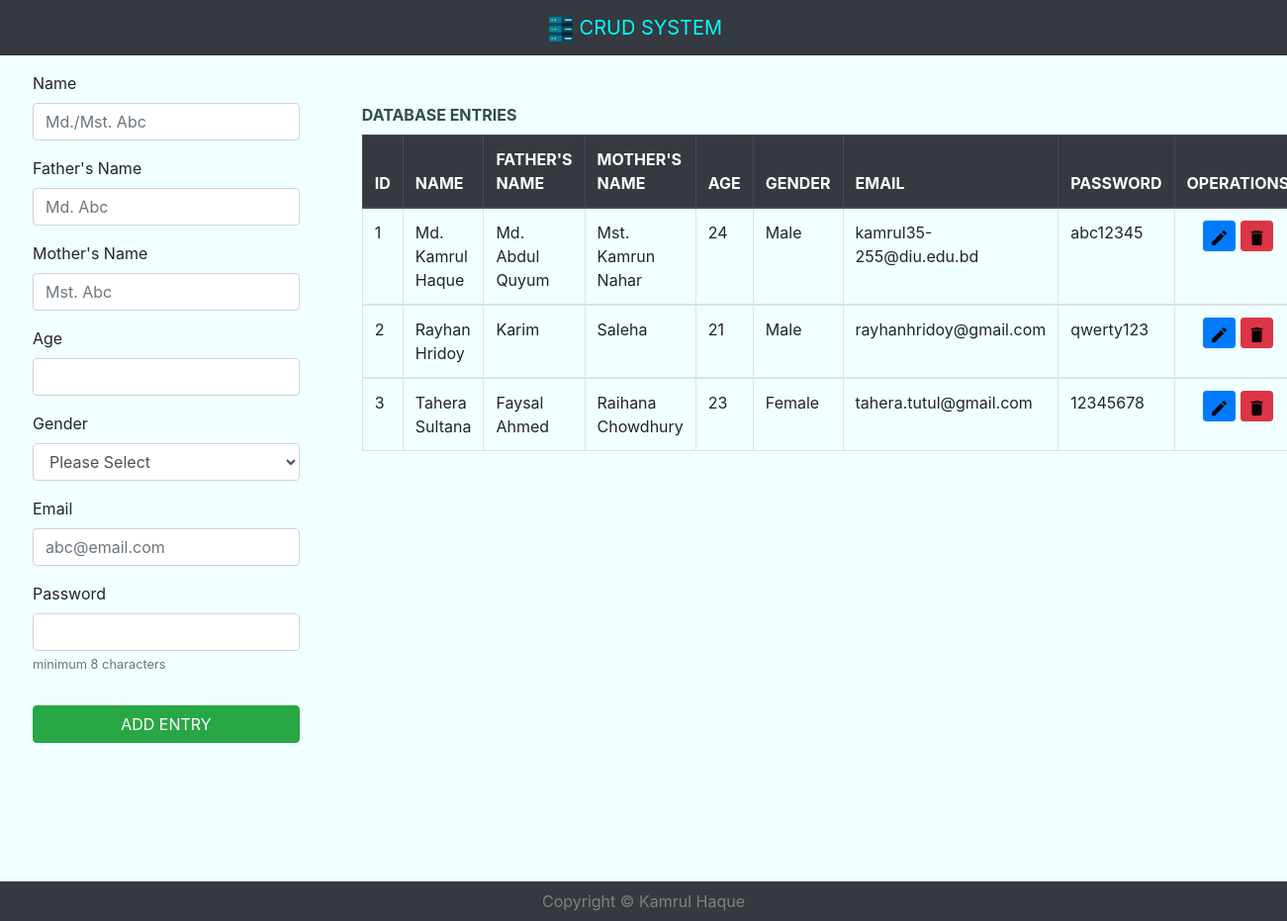
The page / on the database its author committed.
### tables this page shows
CREATE TABLE `information` (
  `id` int(11) NOT NULL,
  `name` varchar(30) DEFAULT NULL,
  `fatherName` varchar(30) DEFAULT NULL,
  `motherName` varchar(30) DEFAULT NULL,
  `age` int(3) DEFAULT NULL,
  `gender` varchar(6) DEFAULT NULL,
  `email` varchar(30) DEFAULT NULL,
  `password` varchar(20) DEFAULT NULL
);

### process.php (called while the page is built, shortened)
<?php
    $update = false;
    $name = '';
    $fName = '';
    $mName = '';
    $age = '';
    $email = '';
?>

### index.php (the view, shortened to what this page needs)
<!DOCTYPE html>
   <html>
       <head>
           <link rel="stylesheet" href="css/bootstrap.min.css">
           <?php require_once 'process.php';?>
       </head>
       <body>
           <nav class="navbar navbar-dark navbar-top bg-dark justify-content-center sticky-top">
               <a class="navbar-brand" href="#" style="color: aqua;"><img src="images/server.png" width="25px"></img> CRUD SYSTEM</a>
           </nav>
           <div class="fluid-container">
               <div class="row">
                   <div class="col-md-3 pt-3 pl-5">
                       <form action="process.php" method="POST" id="regform" novalidate>
                           <div class="form-group">
                               <label for="name">Name</label>
                               <input type="text" class="form-control" id="name" name="name" placeholder="Md./Mst. Abc" value="<?php echo $name ?>" maxlength="30" required>
                           </div>
                           <div class="form-group">
                               <label for="fName">Father's Name</label>
                               <input type="text" class="form-control" id="fName" name="fName" placeholder="Md. Abc" value="<?php echo $fName ?>" maxlength="30" required>
                           </div>
                           <div class="form-group">
                               <label for="mName">Mother's Name</label>
                               <input type="text" class="form-control" id="mName" name="mName" placeholder="Mst. Abc" value="<?php echo $mName ?>" maxlength="30" required>
                           </div>
                           <div class="form-group">
                               <label for="age">Age</label>
                               <input type="text" class="form-control" id="age" name="age" value="<?php echo $age ?>" pattern="[0-9$,.]*" maxlength="3" required>
                           </div>
                           <div class="form-group">
                               <label for="gender">Gender</label>
                               <select class="form-control" name="gender" id="gender" required>
                                   <option value="" disabled selected>Please Select</option>
                               </select>
                           </div>
                           <div class="form-group">
                               <label for="email">Email</label>
                               <input type="email" class="form-control" id="email" name="email" placeholder="abc@email.com" value="<?php echo $email ?>" maxlength="30" required>
                           </div>
                           <div class="form-group">
                               <label for="pass">Password</label>
                               <input type="password" class="form-control" id="pass" name="pass" aria-describedby="hint" minlength="8" maxlength="20" required>
                               <small id="hint" class="form-text text-muted">minimum 8 characters</small>
                           </div>
                           <?php if($update): ?>
                               <div class="form-group pt-3">
                                   <button type="submit" class="btn btn-primary btn-block" name="update" id="update">UPDATE</button>
                               </div>
                               <div class="form-group">
                                   <a class="btn btn-warning btn-block" href="index.php" name="cancel" id="cancel">CANCEL</a>
                               </div>
                           <?php else: ?>
                               <div class="form-group pt-3">
                                   <button type="submit" class="btn btn-success btn-block" name="save" id="save">ADD ENTRY</button>
                               </div>
                           <?php endif; ?>
                       </form>
                   </div>
                   <div class="col-md-9 pt-5 px-5">
                       <label for="table" style="color: darkslategrey;"><strong>DATABASE ENTRIES</strong></label>
                       <table class="table table-bordered table-hover" id="table" name="table">
                           <thead class="thead-dark">
                               <th>ID</th>
                               <th>NAME</th>
                               <th>FATHER'S NAME</th>
                               <th>MOTHER'S NAME</th>
                               <th>AGE</th>
                               <th>GENDER</th>
                               <th>EMAIL</th>
                               <th>PASSWORD</th>
                               <th><center>OPERATIONS</center></th>
                           </thead>
                           <?php
                               $con = mysqli_connect('localhost','root','','phone') or die(mysqli_connect_error($con));
                               $result = mysqli_query($con,"SELECT * FROM information") or die(mysqli_error());
                           ?>
                           <?php while ($row = mysqli_fetch_assoc($result)): ?>
                           <tbody>
                               <tr>
                                   <td><?php echo $row["id"] ?></td>
                                   <td><?php echo $row["name"] ?></td>
                                   <td><?php echo $row["fatherName"] ?></td>
                                   <td><?php echo $row["motherName"] ?></td>
                                   <td><?php echo $row["age"] ?></td>
                                   <td><?php echo $row["gender"] ?></td>
                                   <td><?php echo $row["email"] ?></td>
                                   <td><?php echo $row["password"] ?></td>
                                   <td>
                                       <center>
                                           <a type="button" class="btn btn-primary btn-sm" name="edit" href="index.php?edit=<?php echo $row['id']; ?>"><img src="images/edit.png" width="15px" height="15px"></img></a>
                                           <a type="button" class="btn btn-danger btn-sm" name="delete" href="index.php?delete=<?php echo $row['id']; ?>"><img src="images/bin.png" width="15px" height="15px"></img></a>
                                       </center>
                                   </td>
                               </tr>
                           <?php endwhile; ?>
                           </tbody>
                       </table>
                   </div>
               </div>
           </div>
       </body>
       <footer>
           <div class="navbar navbar-dark navbar-bottom bg-dark justify-content-center sticky" style="color: grey;">Copyright &copy; Kamrul Haque</div>
       </footer>
</html>

### index.php (style rules this page uses)
.fluid-container { background-color: azure; height: 875px; }
.sticky { position: fixed; width: 100%; bottom: 0; }

### rows shown on the page
information: id "1", name "Md. Kamrul Haque", fatherName "Md. Abdul Quyum", motherName "Mst. Kamrun Nahar", age "24", gender "Male", email "kamrul35-255@diu.edu.bd", password "abc12345"
information: id "2", name "Rayhan Hridoy", fatherName "Karim", motherName "Saleha", age "21", gender "Male", email "rayhanhridoy@gmail.com", password "qwerty123"
information: id "3", name "Tahera Sultana", fatherName "Faysal Ahmed", motherName "Raihana Chowdhury", age "23", gender "Female", email "tahera.tutul@gmail.com", password "12345678"
